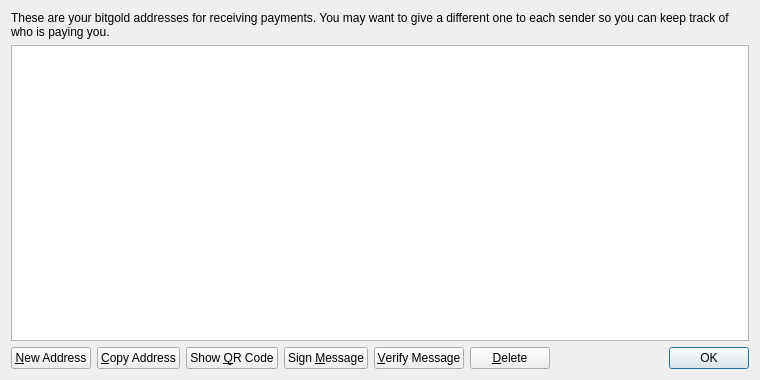
<?xml version="1.0" encoding="UTF-8"?>
<ui version="4.0">
 <class>AddressBookPage</class>
 <widget class="QWidget" name="AddressBookPage">
  <property name="geometry">
   <rect>
    <x>0</x>
    <y>0</y>
    <width>760</width>
    <height>380</height>
   </rect>
  </property>
  <property name="windowTitle">
   <string>Address Book</string>
  </property>
  <layout class="QVBoxLayout" name="verticalLayout">
   <item>
    <widget class="QLabel" name="labelExplanation">
     <property name="text">
      <string>These are your bitgold addresses for receiving payments. You may want to give a different one to each sender so you can keep track of who is paying you.</string>
     </property>
     <property name="textFormat">
      <enum>Qt::PlainText</enum>
     </property>
     <property name="wordWrap">
      <bool>true</bool>
     </property>
    </widget>
   </item>
   <item>
    <widget class="QTableView" name="tableView">
     <property name="contextMenuPolicy">
      <enum>Qt::CustomContextMenu</enum>
     </property>
     <property name="toolTip">
      <string>Double-click to edit address or label</string>
     </property>
     <property name="tabKeyNavigation">
      <bool>false</bool>
     </property>
     <property name="alternatingRowColors">
      <bool>true</bool>
     </property>
     <property name="selectionMode">
      <enum>QAbstractItemView::SingleSelection</enum>
     </property>
     <property name="selectionBehavior">
      <enum>QAbstractItemView::SelectRows</enum>
     </property>
     <property name="sortingEnabled">
      <bool>true</bool>
     </property>
     <attribute name="verticalHeaderVisible">
      <bool>false</bool>
     </attribute>
    </widget>
   </item>
   <item>
    <layout class="QHBoxLayout" name="horizontalLayout">
     <item>
      <widget class="QPushButton" name="newAddressButton">
       <property name="toolTip">
        <string>Create a new address</string>
       </property>
       <property name="text">
        <string>&amp;New Address</string>
       </property>
       <property name="icon">
        <iconset resource="../bitcoin.qrc">
         <normaloff>:/icons/add</normaloff>:/icons/add</iconset>
       </property>
      </widget>
     </item>
     <item>
      <widget class="QPushButton" name="copyToClipboard">
       <property name="toolTip">
        <string>Copy the currently selected address to the system clipboard</string>
       </property>
       <property name="text">
        <string>&amp;Copy Address</string>
       </property>
       <property name="icon">
        <iconset resource="../bitcoin.qrc">
         <normaloff>:/icons/editcopy</normaloff>:/icons/editcopy</iconset>
       </property>
      </widget>
     </item>
     <item>
      <widget class="QPushButton" name="showQRCode">
       <property name="text">
        <string>Show &amp;QR Code</string>
       </property>
       <property name="icon">
        <iconset resource="../bitcoin.qrc">
         <normaloff>:/icons/qrcode</normaloff>:/icons/qrcode</iconset>
       </property>
      </widget>
     </item>
     <item>
      <widget class="QPushButton" name="signMessage">
       <property name="toolTip">
        <string>Sign a message to prove you own a bitgold address</string>
       </property>
       <property name="text">
        <string>Sign &amp;Message</string>
       </property>
       <property name="icon">
        <iconset resource="../bitcoin.qrc">
         <normaloff>:/icons/edit</normaloff>:/icons/edit</iconset>
       </property>
      </widget>
     </item>
     <item>
      <widget class="QPushButton" name="verifyMessage">
       <property name="toolTip">
        <string>Verify a message to ensure it was signed with a specified bitgold address</string>
       </property>
       <property name="text">
        <string>&amp;Verify Message</string>
       </property>
       <property name="icon">
        <iconset resource="../bitcoin.qrc">
         <normaloff>:/icons/transaction_0</normaloff>:/icons/transaction_0</iconset>
       </property>
      </widget>
     </item>
     <item>
      <widget class="QPushButton" name="deleteButton">
       <property name="toolTip">
        <string>Delete the currently selected address from the list</string>
       </property>
       <property name="text">
        <string>&amp;Delete</string>
       </property>
       <property name="icon">
        <iconset resource="../bitcoin.qrc">
         <normaloff>:/icons/remove</normaloff>:/icons/remove</iconset>
       </property>
      </widget>
     </item>
     <item>
      <spacer name="horizontalSpacer">
       <property name="orientation">
        <enum>Qt::Horizontal</enum>
       </property>
       <property name="sizeHint" stdset="0">
        <size>
         <width>40</width>
         <height>20</height>
        </size>
       </property>
      </spacer>
     </item>
     <item>
      <widget class="QDialogButtonBox" name="buttonBox">
       <property name="sizePolicy">
        <sizepolicy hsizetype="Maximum" vsizetype="Fixed">
         <horstretch>0</horstretch>
         <verstretch>0</verstretch>
        </sizepolicy>
       </property>
       <property name="standardButtons">
        <set>QDialogButtonBox::Ok</set>
       </property>
      </widget>
     </item>
    </layout>
   </item>
  </layout>
 </widget>
 <resources>
  <include location="../bitcoin.qrc"/>
 </resources>
 <connections/>
</ui>
